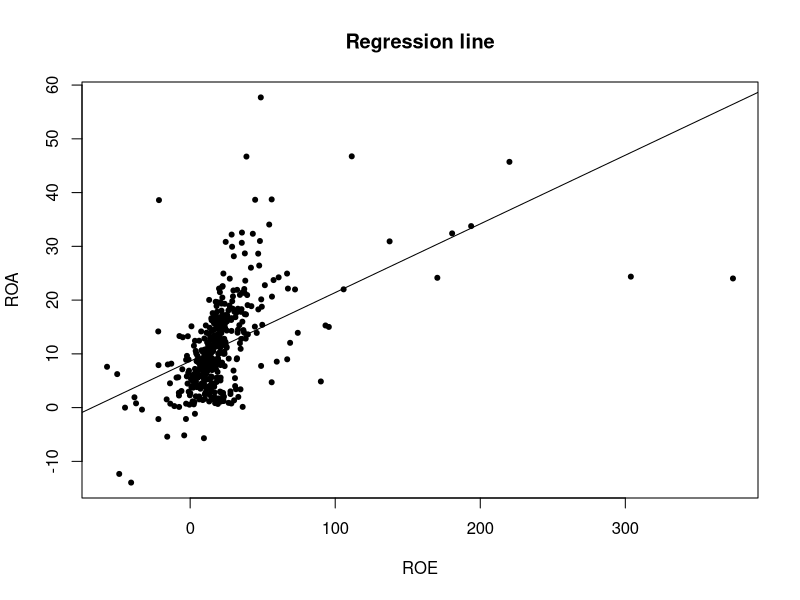
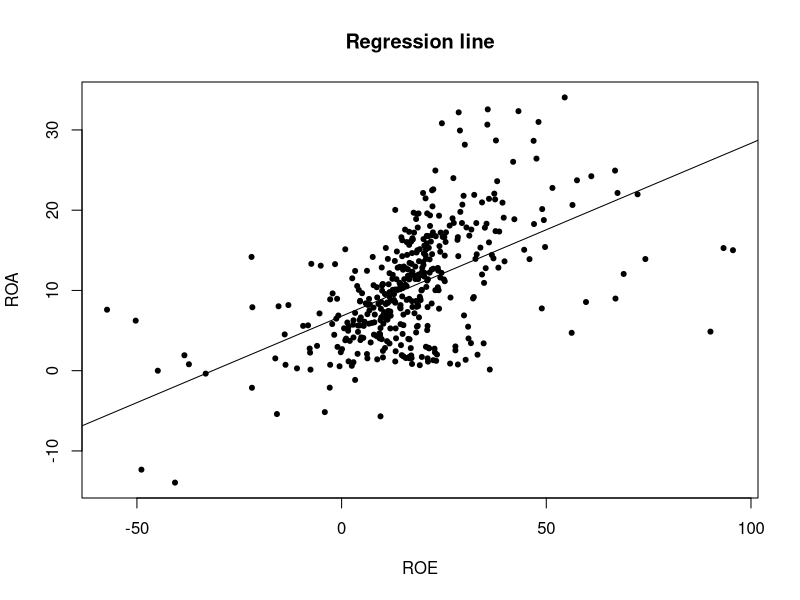

Source code (R) for these figures, in order:
## roeroa data set ##

# Setting working directory (customize) #
setwd("/Users/miguel/Dropbox/Current jobs/STAT-2016")

# Importing data #
roeroa <- read.csv("Data/roeroa.csv")
str(roeroa)
head(roeroa)
summary(roeroa)

# Regression line #
mod1 <- lm(formula=roa ~ roe, data=roeroa)
summary(mod1)

# Plotting #
plot(formula=roa ~ roe, data=roeroa, main="Regression line", xlab="ROE", ylab="ROA", pch=20)
abline(mod1)

# Trimming data #
trim <- roeroa$roe<100 & roeroa$roa<35
mod2 <- lm(formula=roa ~ roe, data=roeroa[trim,])
summary(mod2)

# Plotting #
plot(formula=roa ~ roe, data=roeroa[trim, ], main="Regression line", xlab="ROE", ylab="ROA", pch=20)
abline(mod2)

